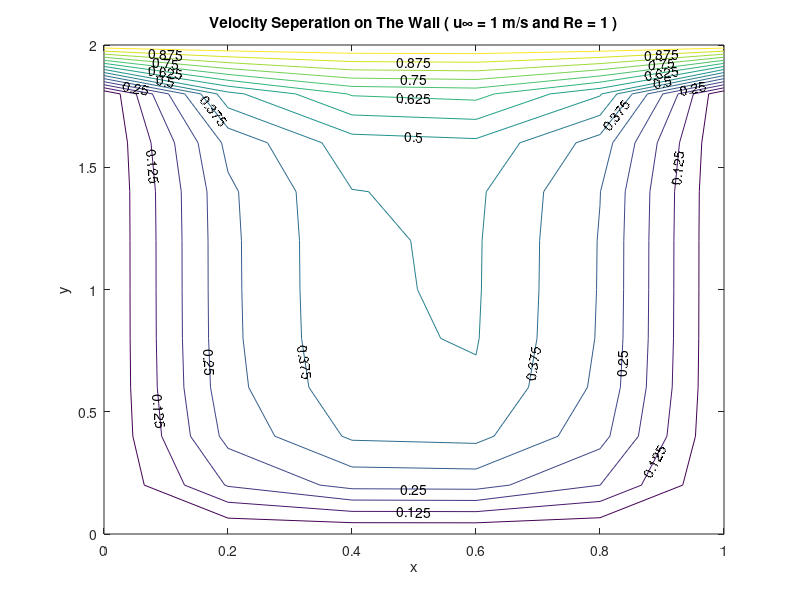

Write the MATLAB code that produced this figure.
clear all
clc

delta_x = 0.2;
delta_y = 0.2;
N=(1-0)/delta_x; %horizontal axis
M=(2-0)/delta_y; %vertical axis
x=0:delta_x:1;
y=0:delta_y:2;
Gama=(delta_x/delta_y)^2;
% Re = 1 5 10
Re=1 ; %Reynolds number

u(1,1:M+1)=0;    %Boundary condition
u(1:N+1,1)=0;    %Boundary condition
u(N+1,1:M+1)=0;  %Boundary condition
u(1:N+1,M+1)=1;  %Boundary condition
u(2:N,2:M)=0.5;  %Initial guess for internal points

w=0.5; %under relaxation parameter
epsilon=1;
k=0; %iteration counter
while epsilon>0.0001
    k=k+1
    for i=2:N
        for j=2:M
            A1=0.5*Re*delta_x;
            A2=2*(1+Gama);
            B1=1-A1*u(i,j);
            B3=2-B1;
            B2=Gama;
            B4=Gama;
            u_new(i,j)=(u(i+1,j)*B1+u(i-1,j)*B3+u(i,j+1)*B2+u(i,j-1)*B4)/A2;  % 2-D Burger equation expanded with
                                                                              % Finite Difference Method 
            u_new(i,j)=(1-w)*u(i,j) + w*u_new(i,j);
            epsilon = (u_new(i,j)-u( i,j))./u(i,j);  %Convergence test
            u(i,j)=u_new(i,j);
        end
    end
end
% Title name should be changed according to Re number
u=[u'];
[X,Y] = meshgrid(x,y);
[C,h] = contour(X,Y,u,15);
xlabel('x'), ylabel('y'), title('Velocity Seperation on The Wall ( u\infty = 1 m/s and Re = 1 )');
set(h,'ShowText','on','TextStep',get(h,'LevelStep')*2)


